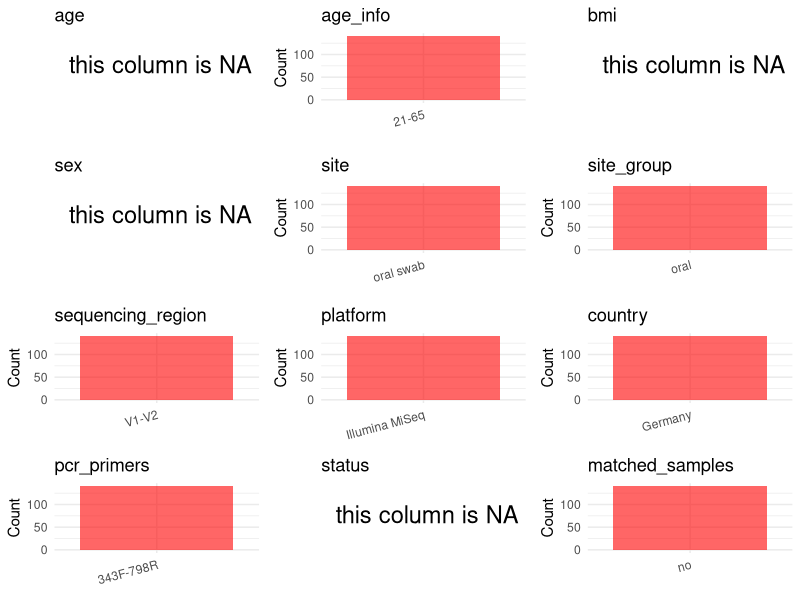

R code for this plot: (Note: this script raises an error after producing the figure.)
## ---- chunk 1
# Load libraries
library(dplyr)
library(ggplot2)
library(cowplot)

# (1) Setting working directory
# EDIT HERE: change project_id for each study
project_id <- "PRJEB44538"

base_dir <- "/beegfs/huangxiaochang/global_oral/global-oral-microbiome/data/projects/"
setwd(file.path(base_dir, project_id))

# (2) Loading raw SRA metadata file
sra_file <- "SraRunTable.csv"
initial_meta <- read.csv("SraRunTable.csv", header = TRUE)

# (3) OPTIONAL: If extra metadata (e.g., Table.x or supplemental materials) are available from the article, you may need to merge the file with initial_meta manually. Below is example code for merging. Depending on the specific case of each study, you can customize the code as needed.
# supp_table <- read.csv("supplemental_table.csv", header = TRUE)
# initial_meta <- left_join(initial_meta, supp_table, by = merge_col_name)
## ---- chunk 2
# (1) Read the article in the following order: abstract, the beginning of the results section, and the methods. Understand the sample size, experimental design, and disease group overview. Clarify the sampling sites; for oral and gut samples, specify the exact sites like supragingival plaque, tongue, etc.

# (2) IMPORTANT: MUST go through each column of initial_meta
# head(initial_meta, 10)

# IMPORTANT: Check the unique values in the column of interest or query column.
# lapply(initial_meta[c('body_habitat', 'body_product', 'body_site')], table) # site
# table(initial_meta$host_subject_id) # subject id
# table(initial_meta$platform..exp.) # output is Illumina
# table(initial_meta$target_subfragment..exp.)
## ---- chunk 3
# (1) EDIT HERE: Parameter setup
# NOTE: This project has no lab control samples (blanks/positives) or non-human samples. Leave keywords empty to skip filtering.
control_column <- NA   # column name in initial_meta
# unique(initial_meta[[control_column]])  # uncomment to explore
control_keywords <- c()     # Enter exact keywords

species_column <- NA          # column name in initial_meta
# unique(initial_meta[[species_column]])  # uncomment to explore
non_human_keywords <- c()            # Enter exact keywords


# (2) Remove controls and non-human samples. DO NOT need to modify code in this part, just run it.
n_samples <- nrow(initial_meta)
# Control evaluation
if (length(control_keywords) > 0) {
  if (is.null(control_column) || control_column == "") {
    stop("Error: control_keywords provided but control_column is missing.")
  }

  if (!(control_column %in% colnames(initial_meta))) {
    stop(sprintf("Error: Column '%s' not found in initial_meta.", control_column))
  }

  control_pattern <- paste(control_keywords, collapse = "|")
  control_text <- initial_meta[[control_column]]
  is_control <- grepl(control_pattern, control_text)

} else {
  is_control <- rep(FALSE, n_samples)
}

# Non-human evaluation
if (length(non_human_keywords) > 0) {
  if (is.null(species_column) || species_column == "") {
    stop("Error: non_human_keywords provided but species_column is missing.")
  }

  if (!(species_column %in% colnames(initial_meta))) {
    stop(sprintf("Error: Column '%s' not found in initial_meta.", control_column))
  }

  non_human_pattern <- paste(non_human_keywords, collapse = "|")
  species_text <- initial_meta[[species_column]]
  is_non_human <- grepl(non_human_pattern, species_text)
} else {
  is_non_human <- rep(FALSE, n_samples)
}

# Execute removal
samples_to_remove <- is_control | is_non_human
initial_meta <- initial_meta[!samples_to_remove, ]

cat("Initial samples counts:",n_samples,"\n")
cat("Removed control samples:", sum(is_control), "\n")
cat("Removed non-human samples:", sum(is_non_human), "\n")
cat("Total samples removed ", sum(samples_to_remove), "\n")
cat("Remaining samples after Step 2:", nrow(initial_meta), "\n")
## ---- chunk 4
# Extract columns from initial_meta as follows:
# (1) No modification needed → extract directly.
# (2) Modification needed → create a column start with 'raw_' and mark the target column as "pending".
# (3) Need to find or determine based on the article.

metadata <- data.frame(
  bioproject = initial_meta$BioProject,
  sample_id = initial_meta$Run,
  subject_id = initial_meta$Submitter_Id,
  age = NA,
  age_info = "21-65",
  bmi = NA,
  raw_sex = NA,
  sex = "pending",
  sequencing_region = "V1-V2",
  platform = initial_meta$Instrument,
  country = initial_meta$geo_loc_name_country,
  raw_site = initial_meta$common_name,
  site = "pending",
  site_group = "pending",
  public_time = initial_meta$ReleaseDate,
  pcr_primers = NA,
  title = NA,
  disease_study = NA,
  status = NA,
  matched_samples = "pending",
  is_time_series = "no",
  stringsAsFactors = FALSE
)

metadata$public_time <- as.Date(metadata$public_time)
## ---- chunk 5
# (1) Handle the columns with the `raw_` prefix.
# IMPORTANT: Add comments if the modification is not straightforward!!
metadata$sex <- NA_character_

# Remap site column from common_name values
metadata <- metadata %>% mutate(site = case_when(
  raw_site == "Human stool" ~ "feces",
  raw_site == "Human swab" ~ "oral swab",
  TRUE ~ raw_site
)) # common_name contained generic labels; remapped to specific site names

# Add publication information
metadata$pcr_primers <- "343F-798R"
metadata$title <- "B-cell-depletion reverses dysbiosis of the microbiome in multiple sclerosis patients"
metadata$disease_study <- "yes"

# Keep only oral swab samples
keep_subjects <- metadata$subject_id[metadata$site == "oral swab"]
metadata <- metadata[metadata$subject_id %in% keep_subjects, ]

## ---- chunk 6
# (2) Filling the 'site_group' and 'matched_samples' columns
# editing site_group
unique(metadata$site)
# EDIT HERE: add oral sites
Oral_site = c("saliva", "mouth", "tongue coating", "supragingival plaque", "subgingival plaque", "oral swab", "denture", "tooth", "abscess pus", "adjacent periodontal pocket", "patient healthy crevice", "healthy control crevice", "gingival crevicular fluid", "subgingival plaque")
# EDIT HERE: add gut sites
Gut_site = c("feces", "stool")
# just run
metadata <- metadata %>%
  mutate(site_group = case_when(
    site %in% Oral_site ~ "oral",
    site %in% Gut_site ~ "gut",
    TRUE ~ "other"
  ))

# editing matched_samples, just run.
metadata$matched_samples <- ifelse(
  ave(metadata$subject_id, metadata$subject_id, FUN = length) > 1,
  "yes",
  "no"
)
## ---- chunk 7
# (3) check if there is pending value in metadata. If there is pending value, go on modify the metadata.
# Function to check if a column contains "pending"
has_pending <- function(col) {
  if (is.character(col) || is.factor(col)) {
    any(col == "pending", na.rm = TRUE)
  } else {
    FALSE
  }
}

# Check for any pending value
any_pending_value <- any(sapply(metadata, has_pending))

if (!any_pending_value) {
  message("Good! No cell contains the value 'pending'.")
} else {
  pending_cols <- names(metadata)[sapply(metadata, has_pending)]
  message("Columns containing 'pending': ", paste(pending_cols, collapse = ", "))
  message("Please continue to resolve these pending columns!")
}
## ---- chunk 8
# Select columns for visualization, just run
plot_data <- metadata %>%
  select(-bioproject, -sample_id, -subject_id, -title)

create_simple_plots <- function(data) {
  plots <- list()
  continuous_vars <- c("age", "bmi")

  for (col in colnames(data)) {
    if (all(is.na(data[[col]]))) {
      p <- ggplot() +
        annotate("text", x = 0.5, y = 0.5, label = "this column is NA", size = 6) +
        labs(title = col) +
        theme_void()
    } else if (col %in% continuous_vars && is.numeric(data[[col]])) {
      p <- ggplot(data, aes(x = .data[[col]])) +
        geom_histogram(fill = "blue", alpha = 0.6, bins = 20, na.rm = TRUE) +
        labs(title = col, x = col, y = "Count") +
        theme_minimal()
    } else {
      count_data <- as.data.frame(table(data[[col]], useNA = "ifany"))
      p <- ggplot(count_data, aes(x = reorder(Var1, -Freq), y = Freq)) +
        geom_col(fill = "red", alpha = 0.6) +
        labs(title = col, x = NULL, y = "Count") +
        theme_minimal() +
        theme(axis.text.x = element_text(angle = 15, hjust = 1))
    }
    plots[[col]] <- p
  }

  return(plots)
}

# Generate and arrange plots
plots <- create_simple_plots(plot_data)
p <- plot_grid(plots$age,
               plots$age_info,
               plots$bmi,
               plots$sex,
               plots$site,
               plots$site_group,
               plots$sequencing_region,
               plots$platform,
               plots$country,
               plots$pcr_primers,
               plots$status,
               plots$matched_samples,
               ncol = 3, align = "hv", axis = "lb")
ggsave("Metadata_Summary.png", plot = p, width = 8, height = 6, dpi = 150)
## ---- chunk 9
# Insert Metadata_Summary.png into the current Rmd output
knitr::include_graphics("Metadata_Summary.png")
## ---- chunk 10
# Reorder the data frame
fixed_cols <- c("bioproject", "sample_id", "subject_id", "age", "age_info",
                "bmi", "sex", "platform", "sequencing_region", "pcr_primers",
                "country", "site", "site_group", "disease_study", "status",
                "title", "public_time", "matched_samples", "is_time_series")
metadata <- metadata %>%
  select(all_of(fixed_cols), everything())

# save metadata
# head(metadata)
write.csv(metadata, file = "metadata_v2.csv", quote = TRUE, row.names = FALSE)
